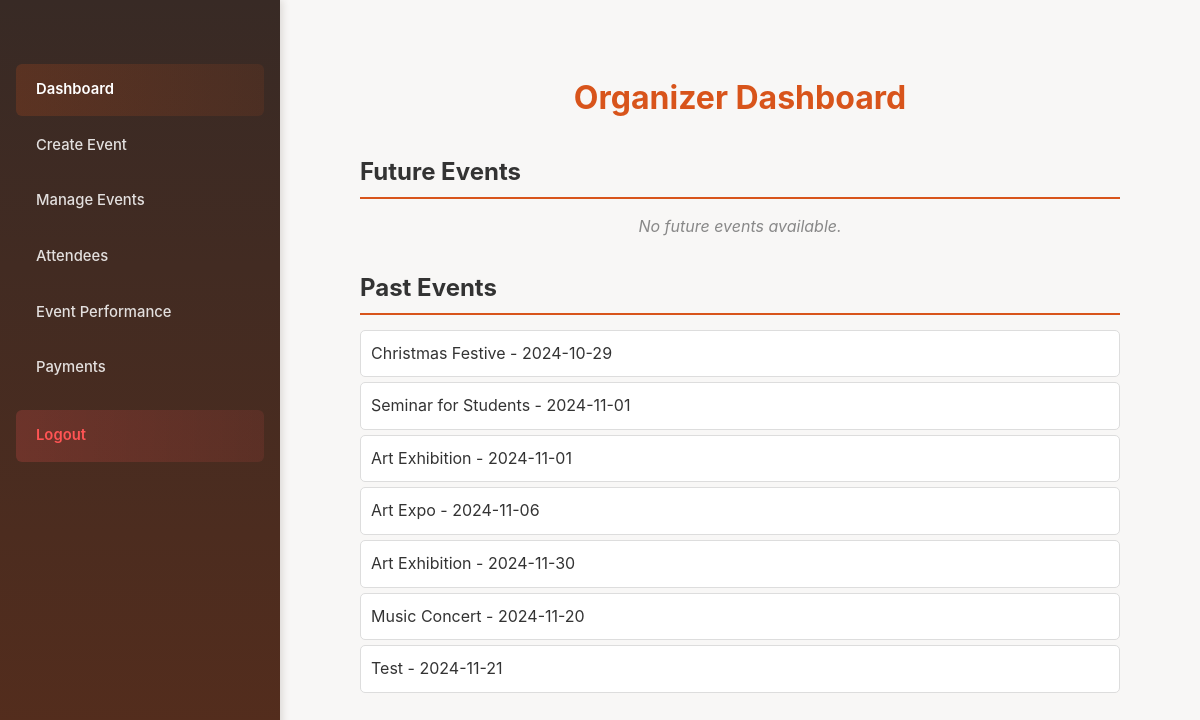
The page /organizer_dashboard/ (signed in) on the database as committed earlier.
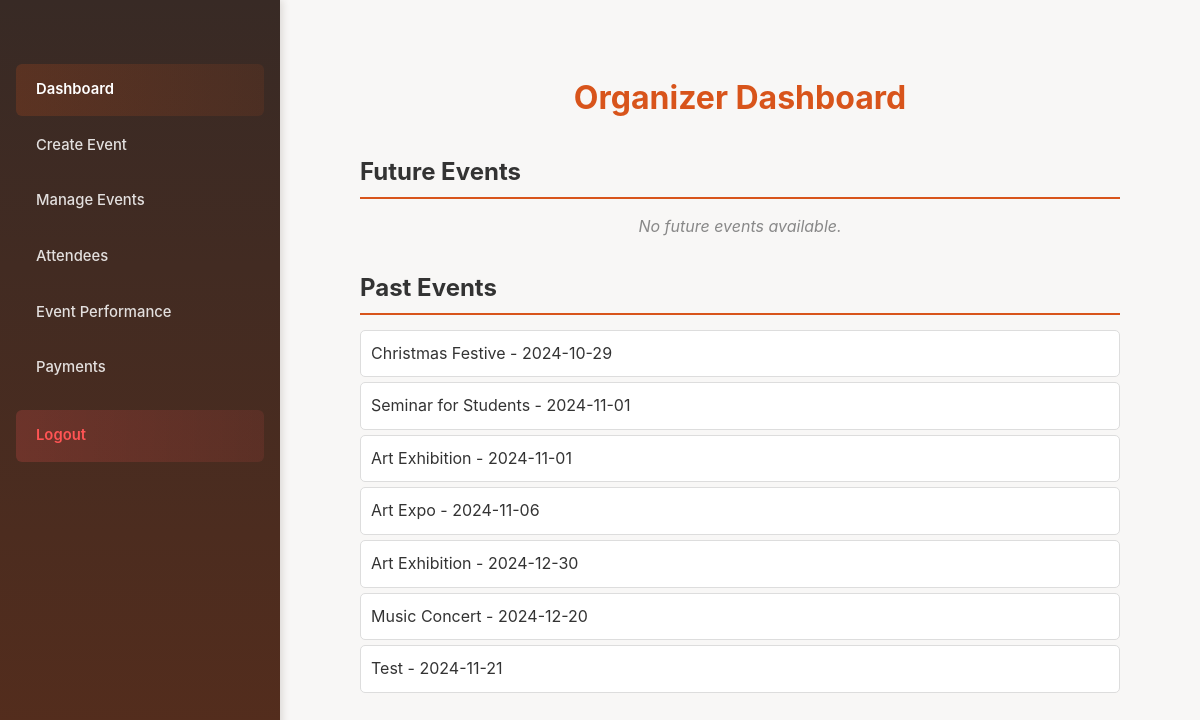
The same page on the database as committed later.
### myApp/models.py (models this page shows, shortened)
class Event(models.Model):
    name=models.CharField(max_length=50)
    desc=models.CharField(max_length=50)
    img = models.ImageField(upload_to='myProject/pic/pic/')
    date = models.DateField(default=timezone.now)
    time = models.TimeField(default=timezone.now)
    location = models.CharField(max_length=255, default='Unknown')
    ticket_template = models.ImageField(upload_to='myProject/pic/pic/', blank=True, null=True)
    number_of_tickets = models.PositiveIntegerField(null=True, blank=True)  # New field for tickets available
    booked_tickets = models.IntegerField(default=0)
    ticket_price = models.DecimalField(max_digits=10, decimal_places=2, null=True, blank=True)  # New field for ticket price
    organizer = models.ForeignKey(User, on_delete=models.CASCADE,default=1)  # Link to user who submits
    approved = models.BooleanField(default=False)  # Admin approval flag
    is_free = models.BooleanField(default=False)
    latitude = models.FloatField(null=True, blank=True)  # New field for latitude
    longitude = models.FloatField(null=True, blank=True)  # New field for longitude

### myApp/views.py (the view)
# urls.py: path("organizer_dashboard/", views.organizer_dashboard, name="organizer_dashboard"),
@login_required
def organizer_dashboard(request):
    organizer = request.user
    events = Event.objects.filter(organizer=organizer)
    current_date = timezone.now().date()
    future_events = []
    past_events = []
    for event in events:
        if event.date < current_date:
            past_events.append(event)
        else:
            future_events.append(event)
    context = {
        'future_events': future_events,
        'past_events': past_events,
    }
    return render(request, 'organizer_dashboard.html', context)

### myApp/templates/myApp/organizer_dashboard.html (shortened to what this page needs)
{% extends "base_organizer.html" %}
{% block content %}
<div class="organizer-dashboard">
    <h1>Organizer Dashboard</h1>
    <h2>Future Events</h2>
    {% if future_events %}
        <ul>
            {% for event in future_events %}
                <li>{{ event.name }} - {{ event.date|date:"Y-m-d" }}</li>
            {% endfor %}
        </ul>
    {% else %}
        <p>No future events available.</p>
    {% endif %}
    <h2>Past Events</h2>
    {% if past_events %}
        <ul>
            {% for event in past_events %}
                <li>{{ event.name }} - {{ event.date|date:"Y-m-d" }}</li>
            {% endfor %}
        </ul>
    {% else %}
        <p>No past events available.</p>
    {% endif %}
</div>
{% endblock %}

Rows that differ between the two databases and show on the page:
changed Event (number 5 of 7 on the later page): date "2024-11-30" → "2024-12-30"
changed Event "Music Concert": date "2024-11-20" → "2024-12-20"
